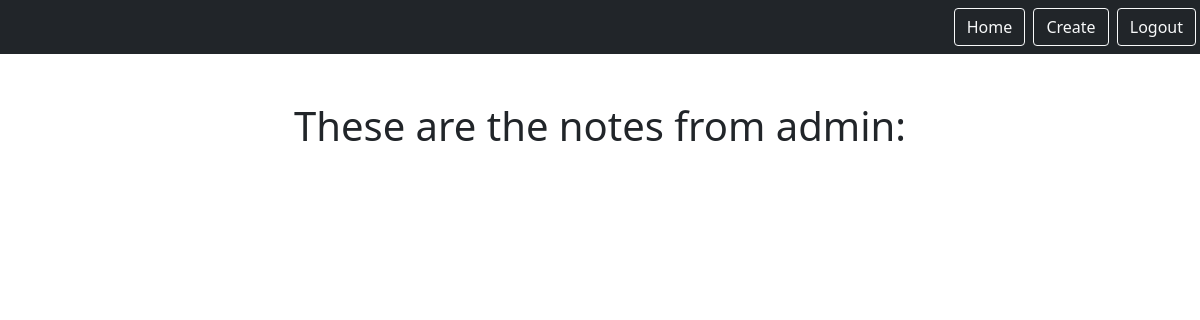
The app's page /smart/notes (signed in), older data.
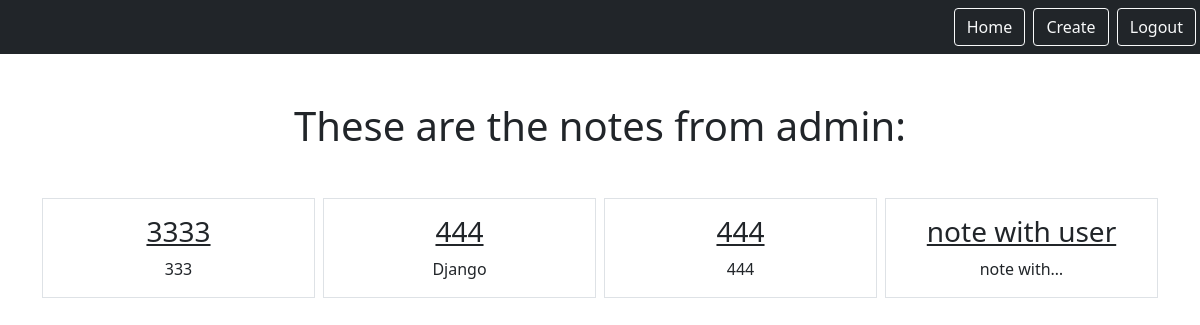
The same page, newer data.
### notes/models.py (models this page shows)
class Notes(models.Model):
    title = models.CharField(max_length=200)
    text = models.TextField()
    created = models.DateTimeField(auto_now_add=True)
    user = models.ForeignKey(User, on_delete=models.CASCADE, related_name="notes")

### notes/views.py (the view)
# urls.py: path("notes", views.NotesListView.as_view(), name="notes.list"),
class NotesListView(LoginRequiredMixin, ListView):
    model = Notes
    context_object_name = "notes"
    template_name = "notes/notes_list.html"
    login_url = "/login"
    def get_queryset(self):
        return self.request.user.notes.all()

### templates/notes/notes_list.html
{% extends "base.html" %}
{% block content %}
    <h1 class="my-5">These are the notes from {{user.get_username}}:</h1>
        <div class="row row-cols3 g-2">
            {% for note in notes %}
            <div class="col">
                <div class="p-3 border">
                    <a href="{% url 'notes.detail' pk=note.id %}" class="text-dark text-decoration-non">
                        <h3>{{note.title}}</h3>
                    </a>
                    {{note.text|truncatechars:10}}
                </div>
            </div>
            {% endfor %}
        </div>
{% endblock %}

### static/templates/base.html (shortened to what this page needs)
{% load static %}
<html>
    <head>
        <link rel="stylesheet" type="text/css" href="{% static 'css/style.css' %}"/>
        <link href="https://cdn.jsdelivr.net/npm/bootstrap@5.0.1/dist/css/bootstrap.min.css" rel="stylesheet">
    </head>
    <body>
      <nav class='navbar navbar-dark bg-dark'>
        <div class='ms-auto'>
          {% if user.is_authenticated %}
          <a href="{% url 'notes.list'%}" class="btn btn-outline-light me-1">Home</a>
          <a href="{% url 'notes.new'%}" class="btn btn-outline-light me-1">Create</a>
          <a href="{% url 'logout'%}" class="btn btn-outline-light me-1">Logout</a>
          {% else %}
          <a href="{% url 'login'%}" class="btn btn-outline-light me-1">Login</a>
          <a href="{% url 'signup'%}" class="btn btn-outline-light me-1">Signup</a>
          {% endif %}
        </div>
      </nav>
      <div class="my-5 text-center container">
        {% block content %}
        {% endblock %}
      </div>
    </body>
</html>

Row changes from the older to the newer data that the page shows:
added Notes: title "3333", text "333"
added Notes: title "444", text "Django"
added Notes: title "444", text "444"
added Notes: title "note with user", text "note with…"
